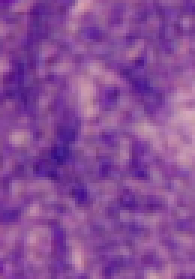
#> input picture Segmentation_samples/011_2-1.PNG, 65 x 93 px (shown 3 times larger); its folder holds only this picture in this run
$ jupyter execute --allow-errors SVM.ipynb   (shell and % lines are left out)
#> lines starting #> are read from the running program, lines starting #| are printed output that depends on the picture; long printed decimals are rounded
[cell 1]
import os
import pickle
import matplotlib as mpl
import matplotlib.pyplot as plt
from IPython.display import display
import pandas as pd
import numpy as np
from sklearn.model_selection import train_test_split
from sklearn.metrics import classification_report, confusion_matrix , accuracy_score
from sklearn import svm
from PIL import Image

from sklearn.model_selection import GridSearchCV

[cell 2]
path = '/Segmentation_samples'

'''
filepaths = [os.path.join(r,file) for r,d,f in os.walk(os.getcwd() + path) for file in f]
filepaths = [x for x in filepaths if x.endswith(".bmp")]
filepaths_2 = [os.path.join(r,file) for r,d,f in os.walk(os.getcwd() + path) for file in f]
filepaths_2 = [x for x in filepaths_2 if x.endswith(".png")]
'''

filepaths = [os.path.join(r,file) for r,d,f in os.walk(os.getcwd() + path) for file in f]
filepaths = [x for x in filepaths if x.endswith(".PNG")]

[cell 3]
imglist = [ ]
imgalgo = [ ]
Labels = [ ]

numberOfLabel = 0
for i in filepaths:
    img = Image.open(i)
#> img is the input picture: PIL image 65x93 RGBA; mean R, G, B, A 135.7, 76.5, 152.2, 255
    newsize = (96, 96)
    img = img.resize(newsize)
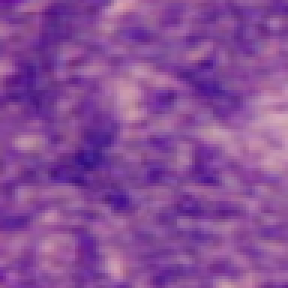
#> img: PIL image 96x96 RGBA (shown 3 times larger); mean R, G, B, A 135.7, 76.5, 152.2, 255

    img = np.asarray(img)
    img = np.delete(img,3,axis=2)
#> img: shape (96, 96, 3)
    img = img / 255
    for i in range(newsize[0]):
        for j in range(newsize[1]):
            imglist.append(img[i,j])
            Labels.append(numberOfLabel)
#> after the loop, Labels = 9216 values from 0 to 0; imglist = 9216 items, first 6: [0.424, 0.0941, 0.573], [0.412, 0.0824, 0.565], [0.4, 0.0706, 0.557], [0.408, 0.0745, 0.573], [0.435, 0.0941, 0.604], [0.463, 0.125, 0.627]
    numberOfLabel += 1
    if numberOfLabel == 3:
        numberOfLabel = 0

imglist=np.asarray(imglist)
print(imglist[0])
#| [0.4235 0.09412 0.5725]

[cell 4]
Labels = np.asarray(Labels)
print(Labels.shape)
#| (9216,)
(unique, counts) = np.unique(Labels, return_counts=True)
#> unique = [0]; counts = [9216]
frequencies = np.asarray((unique, counts)).T
#> frequencies = [[0, 9216]]
print(frequencies)
#| [[   0 9216]]

[cell 5]
X = imglist
X = np.asarray(X)
Y = Labels
#> Y = 9216 values from 0 to 0

[cell 6]
X_train = X
y_train = Y
#> y_train = 9216 values from 0 to 0

[cell 7]
clf = svm.SVC( C=100 , kernel='linear' , gamma="scale" )
#clf.fit(X_train,y_train)
#pickle.dump(clf, open('savedmodel.sav', 'wb'))
#loaded_model = pickle.load(open('savedmodel.sav', 'rb'))

[cell 8]
# PLACEHOLDER MEAN COLORING

i = filepaths[0] # Inner
img_1 = Image.open(i)
newsize = (96, 96)
img_1 = img_1.resize(newsize)
img_1 = np.asarray(img_1)
img_1 = np.delete(img_1,3,axis=2)

#> (the rest of this cell did not finish here and is left out)

[cell 9]
# Coloring preparation
img_inner_mean = np.mean(img_1, axis=(0, 1))
#> img_inner_mean = [135.7, 76.53, 152.2]
#> (the rest of this cell did not finish here and is left out)


$ run again, on Segmentation_samples/084_2-1.PNG
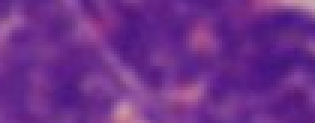
#> input picture Segmentation_samples/084_2-1.PNG, 105 x 41 px (shown 3 times larger)
#> img is the input picture: PIL image 105x41 RGBA; mean R, G, B, A 110.1, 47.5, 139, 255
#> `img = img.resize(newsize)`:
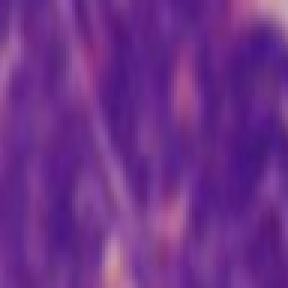
#> img: PIL image 96x96 RGBA (shown 3 times larger); mean R, G, B, A 110.1, 47.5, 139, 255
#> after the loop `for i in range(newsize[0]):`: Labels = 9216 values from 0 to 0; imglist = 9216 items, first 6: [0.369, 0.133, 0.525], [0.369, 0.145, 0.525], [0.373, 0.157, 0.518], [0.388, 0.18, 0.541], [0.416, 0.2, 0.569], [0.424, 0.204, 0.573]
#| [0.3686 0.1333 0.5255 ]
#| (9216,)
#> unique = [0]; counts = [9216]
#> frequencies = [[0, 9216]]
#| [[   0 9216]]
#> Y = 9216 values from 0 to 0
#> img_inner_mean = [110.1, 47.48, 139]

$ run again, on Segmentation_samples/011_2-2.PNG
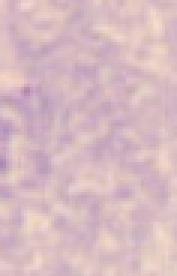
#> input picture Segmentation_samples/011_2-2.PNG, 59 x 92 px (shown 3 times larger)
#> img is the input picture: PIL image 59x92 RGBA; mean R, G, B, A 215.3, 186.6, 193.1, 255
#> `img = img.resize(newsize)`:
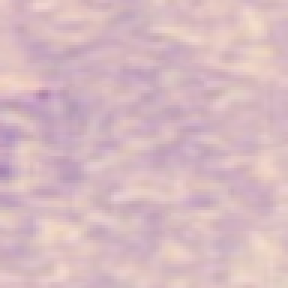
#> img: PIL image 96x96 RGBA (shown 3 times larger); mean R, G, B, A 215.3, 186.6, 193.1, 255
#> after the loop `for i in range(newsize[0]):`: Labels = 9216 values from 0 to 0; imglist = 9216 items, first 6: [0.918, 0.8, 0.788], [0.91, 0.788, 0.784], [0.894, 0.769, 0.78], [0.871, 0.741, 0.773], [0.851, 0.722, 0.761], [0.835, 0.706, 0.745]
#| [0.9176 0.8        0.7882]
#| (9216,)
#> unique = [0]; counts = [9216]
#> frequencies = [[0, 9216]]
#| [[   0 9216]]
#> Y = 9216 values from 0 to 0
#> img_inner_mean = [215.3, 186.6, 193.1]
